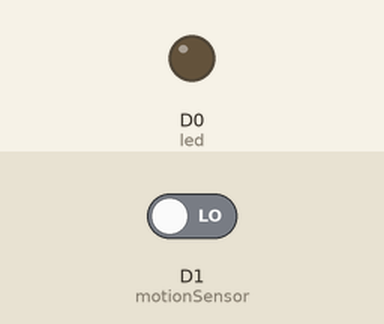
This sketch was run on a simulated Particle Photon. Parts: output pins drawn as LEDs (lit = HIGH). Inputs (shaded band) come from the test bench; at power-on: D1 (motionSensor) LOW. What the sketch prints to the serial monitor is not drawn.

Above: at 1.2 s.
1.3 s: D1 (motionSensor) driven HIGH
At 2.3 s:
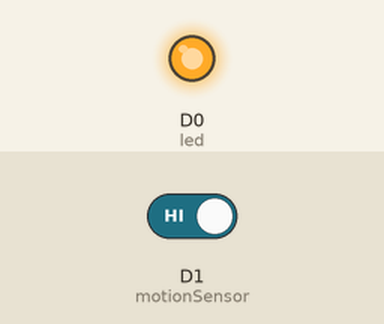
2.8 s: D1 (motionSensor) driven LOW
At 3.4 s:
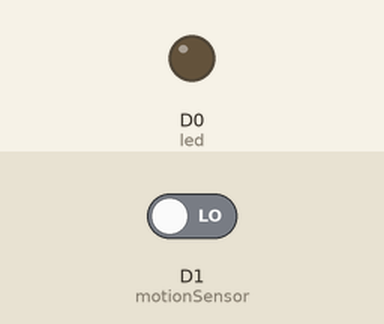
Timing chart, 0 to 5.8 s (numbered marks = the images above; inputs shaded):
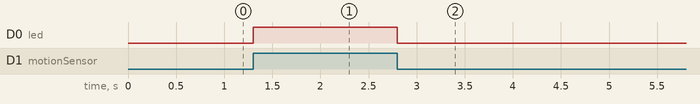

The sketch:

photonCodeBackup.ino
```cpp
int led = D0;
int motionSensor = D1;
int sensorValue;
unsigned int FIVE_MINUTES_MILLIS = 1000*10;
unsigned long currentTime;
unsigned long lastCloudEvent = 0;
unsigned long lastUDPEvent = 0;
unsigned long lastCheck = 0;


//loxone muss immer gleiche ip haben --> next router mit mac to dhcp server
UDP Udp;
unsigned int localPort = 8777;
unsigned int remotePort = 8765;
IPAddress remoteIP(192, 168, 1, 44);
unsigned char str[6] = {108, 111, 120, 111, 110, 101}; //loxone


void setup() {
    pinMode(led,OUTPUT);
    pinMode(motionSensor,INPUT);
    Particle.variable("motionSensor", &sensorValue, INT);
    currentTime = millis();
    Serial.begin(9600);
    Serial.println("Sending UPD to ip: 192.168.1.44 and port: 8765");
    Serial.print("Local IP is: ");
    Serial.println(WiFi.localIP());
    Udp.begin(localPort);
}

void loop() {
    sensorValue = digitalRead(motionSensor);
    ledToggle(sensorValue);

    if (sensorValue) {
        currentTime = millis();
        cloudEvent();
        udpEvent();
        checkLoxoneServer();
    }
}


int ledToggle(int value) {
    if (value) {
        digitalWrite(led,HIGH);
        return 1;
    }
    else {
        digitalWrite(led,LOW);
        return 0;
    }

}

void udpEvent() {
    if (WiFi.ready()) {
        if (currentTime-lastUDPEvent > FIVE_MINUTES_MILLIS) {
            //repeat UDP paket 3 times with delay
            for (int i=0; i < 3; i++) {
                Serial.println("Writing UDP");
                Udp.beginPacket(remoteIP, remotePort);
                Udp.write(str, 6);
                Udp.endPacket();
                lastUDPEvent = millis();
                delay(200);
            }
        }
    }
}

void cloudEvent(){
    if (currentTime-lastCloudEvent > FIVE_MINUTES_MILLIS) {
        Serial.println("Sending cloud event");
        bool response = Particle.publish("motion-detected");
        if (!response){
            Serial.println("Sending cloud event failed");
        }
        lastCloudEvent = millis();
    }
}

void checkLoxoneServer() {
    if (currentTime-lastCheck > FIVE_MINUTES_MILLIS) {
        if (WiFi.ready()) {
            int response = WiFi.ping(remoteIP, 3);
            if (response == 3){
                Serial.println("Loxone server is here");
            } else {
                Serial.println("Loxone server not reachable!");
            }
            lastCheck = millis();
        } else {
            Serial.print("Wifi is not working...SSID is: ");
            Serial.println(WiFi.SSID());
        }
    }
}
```

Measured:
- after the input at 1.3 s, D0 (led): LOW → HIGH at once
- after the input at 2.8 s, D0 (led): HIGH → LOW at once
